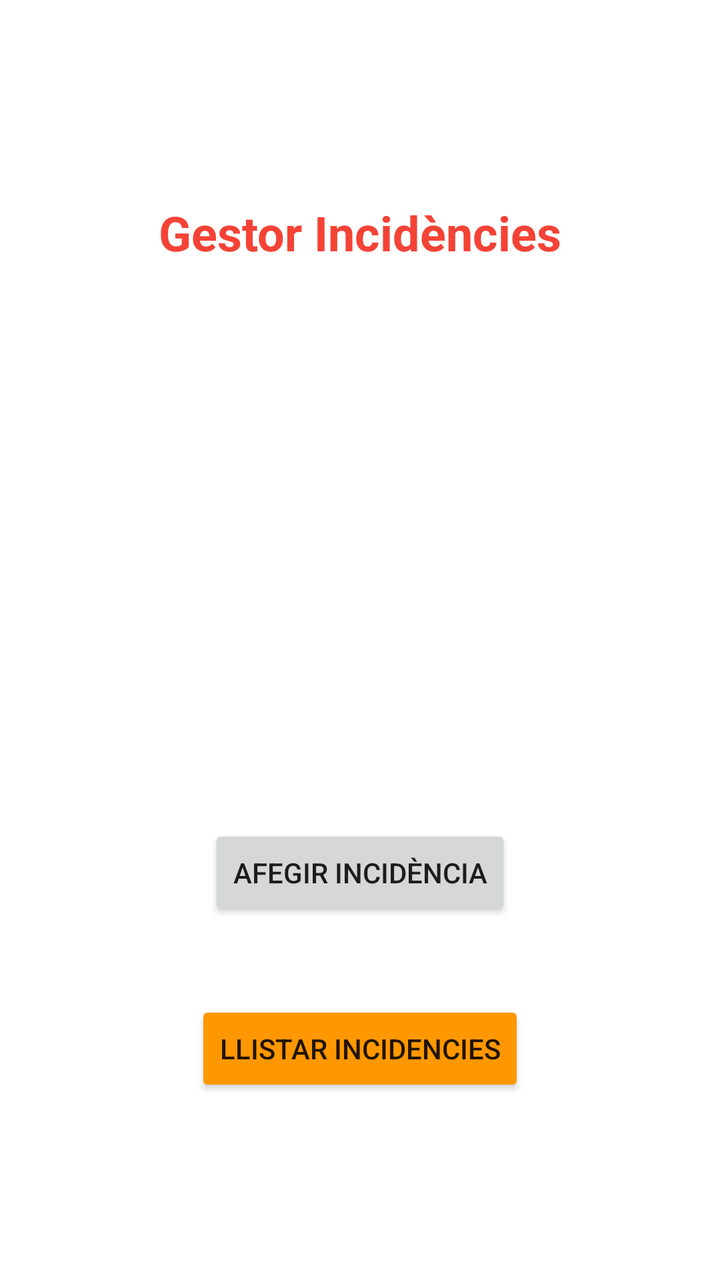
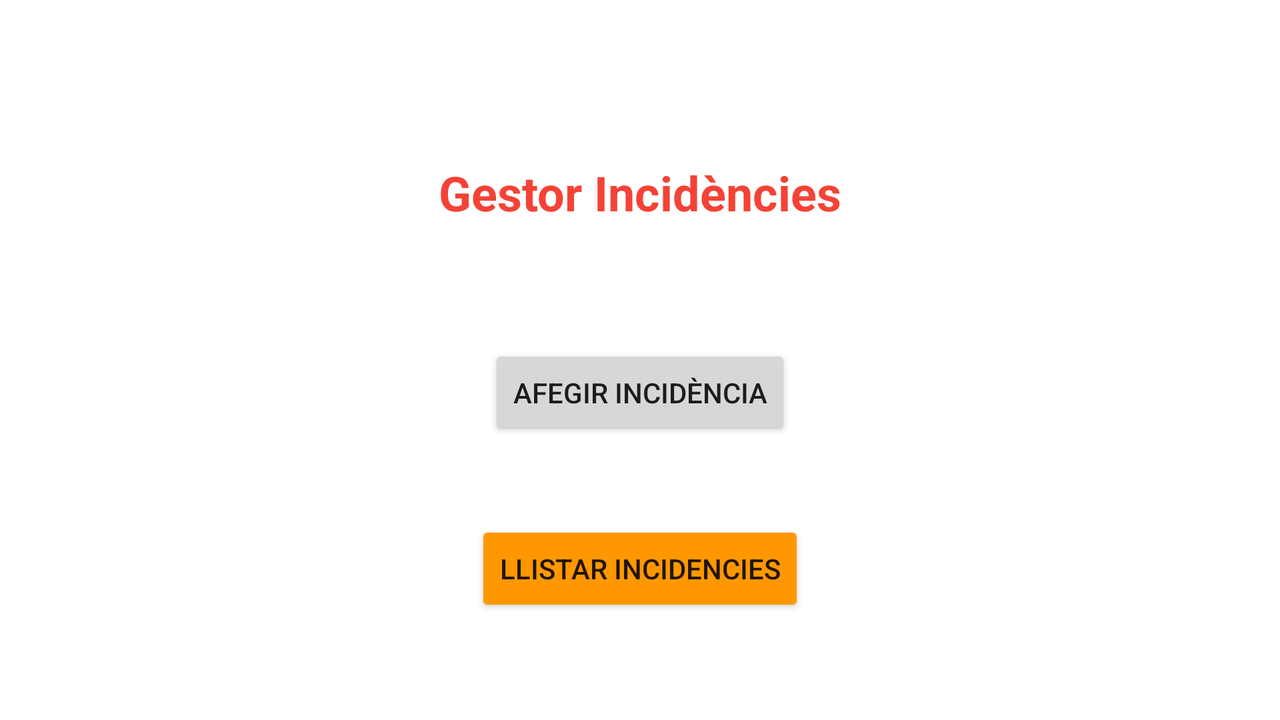

The same Android screen from two of the app's own layout files: first res/layout/ as a phone draws it, then the author's variant for another configuration, drawn on a device whose configuration selects that folder. Both files follow.
<!-- AndroidManifest.xml: application theme Theme.Tasca12 -->
<!-- res/layout/activity_main.xml -->
<?xml version="1.0" encoding="utf-8"?>
<androidx.constraintlayout.widget.ConstraintLayout xmlns:android="http://schemas.android.com/apk/res/android"
    xmlns:app="http://schemas.android.com/apk/res-auto"
    xmlns:tools="http://schemas.android.com/tools"
    android:layout_width="match_parent"
    android:layout_height="match_parent"
    tools:context=".MainActivity">

    <Button
        android:id="@+id/button4"
        android:layout_width="wrap_content"
        android:layout_height="wrap_content"
        android:layout_marginTop="40dp"
        android:text="Llistar incidencies"
        app:backgroundTint="#FF9800"
        app:layout_constraintEnd_toEndOf="parent"
        app:layout_constraintStart_toStartOf="parent"
        app:layout_constraintTop_toBottomOf="@+id/navAlta_incidencia" />

    <Button
        android:id="@+id/navAlta_incidencia"
        android:layout_width="wrap_content"
        android:layout_height="wrap_content"
        android:layout_marginTop="280dp"
        android:onClick="sendMessage"
        android:text="Afegir Incidència"
        app:layout_constraintEnd_toEndOf="parent"
        app:layout_constraintStart_toStartOf="parent"
        app:layout_constraintTop_toBottomOf="@+id/textView" />

    <TextView
        android:id="@+id/textView"
        android:layout_width="wrap_content"
        android:layout_height="wrap_content"
        android:layout_marginTop="100dp"
        android:text="Gestor Incidències"
        android:textColor="#F44336"
        android:textSize="24sp"
        android:textStyle="bold"
        app:layout_constraintEnd_toEndOf="parent"
        app:layout_constraintStart_toStartOf="parent"
        app:layout_constraintTop_toTopOf="parent" />
</androidx.constraintlayout.widget.ConstraintLayout>
<!-- resources referenced by this layout -->
<resources>
  <style name="Theme.Tasca12" parent="Theme.MaterialComponents.DayNight.DarkActionBar">
          
          <item name="colorPrimary">@color/purple_500</item>
          <item name="colorPrimaryVariant">@color/purple_700</item>
          <item name="colorOnPrimary">@color/white</item>
          
          <item name="colorSecondary">@color/teal_200</item>
          <item name="colorSecondaryVariant">@color/teal_700</item>
          <item name="colorOnSecondary">@color/black</item>
          
          <item name="android:statusBarColor" tools:targetApi="21">?attr/colorPrimaryVariant</item>
          
      </style>
</resources>
<!-- res/layout-land/activity_main.xml (the author's variant of the layout above) -->
<!-- drawn on the phone turned sideways -->
<?xml version="1.0" encoding="utf-8"?>
<androidx.constraintlayout.widget.ConstraintLayout xmlns:android="http://schemas.android.com/apk/res/android"
    xmlns:app="http://schemas.android.com/apk/res-auto"
    xmlns:tools="http://schemas.android.com/tools"
    android:layout_width="match_parent"
    android:layout_height="match_parent">

    <Button
        android:id="@+id/button2"
        android:layout_width="wrap_content"
        android:layout_height="wrap_content"
        android:layout_marginTop="40dp"
        android:text="Llistar incidencies"
        app:backgroundTint="#FF9800"
        app:layout_constraintEnd_toEndOf="parent"
        app:layout_constraintStart_toStartOf="parent"
        app:layout_constraintTop_toBottomOf="@+id/navAlta_incidencia" />

    <TextView
        android:id="@+id/textView3"
        android:layout_width="wrap_content"
        android:layout_height="wrap_content"
        android:layout_marginTop="80dp"
        android:text="Gestor Incidències"
        android:textColor="#F44336"
        android:textSize="24sp"
        android:textStyle="bold"
        app:layout_constraintEnd_toEndOf="parent"
        app:layout_constraintStart_toStartOf="parent"
        app:layout_constraintTop_toTopOf="parent" />

    <Button
        android:id="@+id/navAlta_incidencia"
        android:layout_width="wrap_content"
        android:layout_height="wrap_content"
        android:layout_marginTop="60dp"
        android:onClick="sendMessage"
        android:text="Afegir Incidència"
        app:layout_constraintEnd_toEndOf="parent"
        app:layout_constraintStart_toStartOf="parent"
        app:layout_constraintTop_toBottomOf="@+id/textView3" />
</androidx.constraintlayout.widget.ConstraintLayout>
